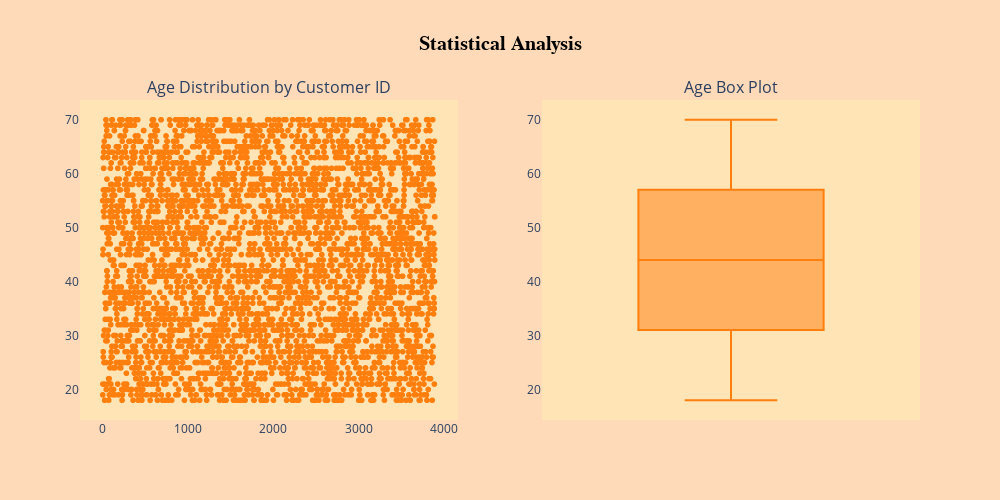
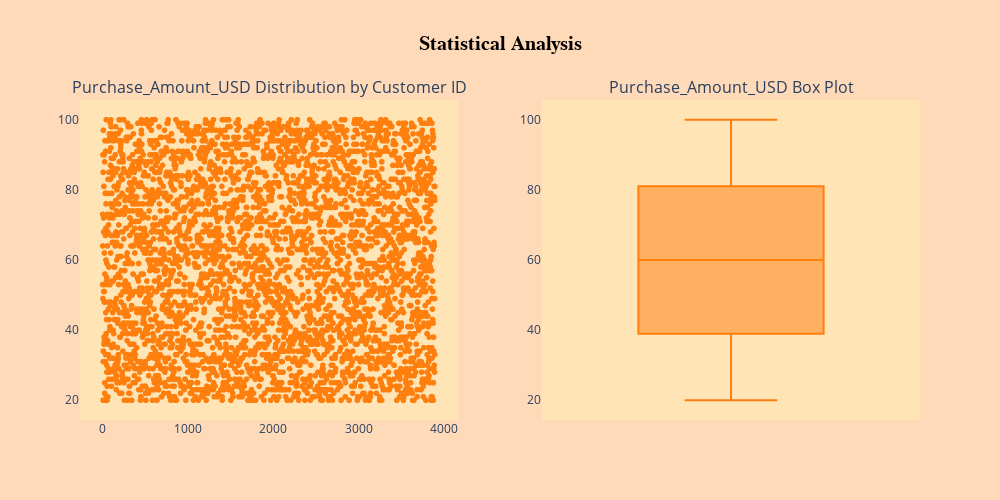
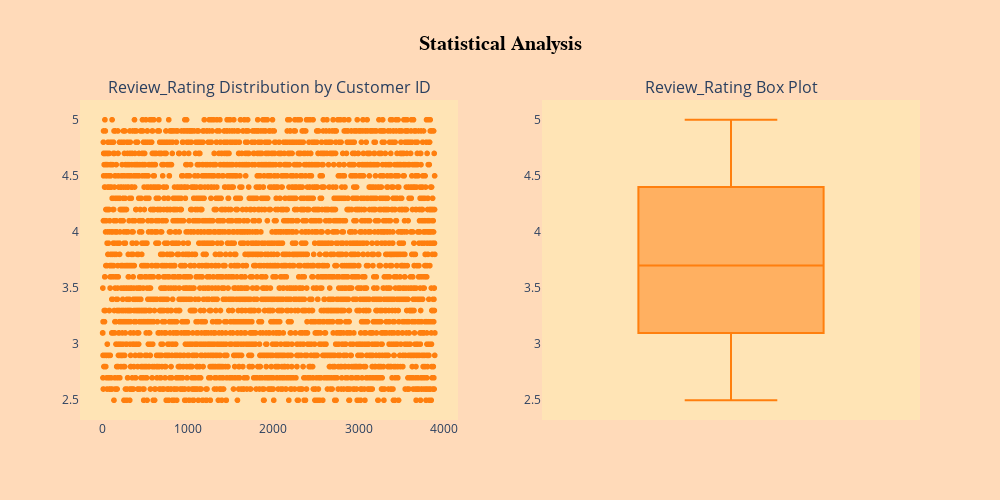
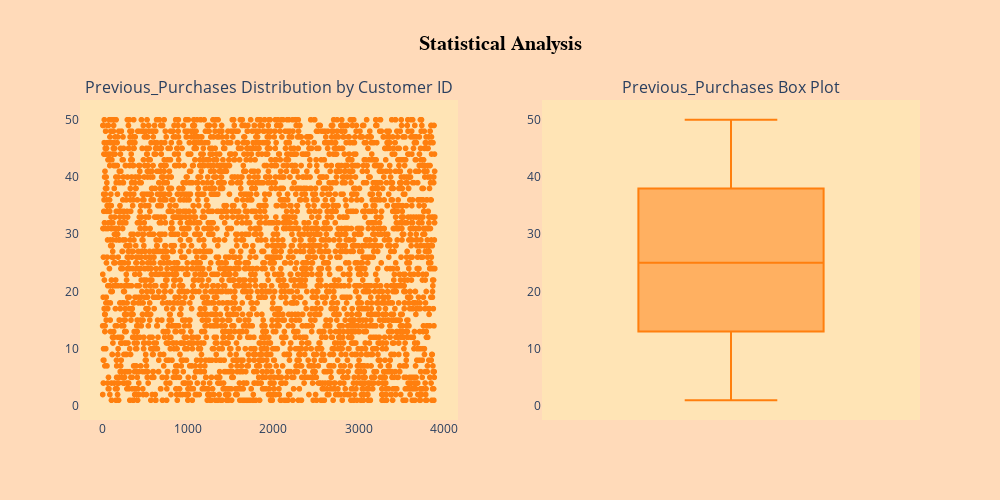

The code cell stored with these charts, in order, in its notebook:
### Code cell
num_feats = df.select_dtypes(include=['int', 'float']).columns

for feat in num_feats:
  if feat == 'Customer_ID':
    continue
  num_stat_analysis(feat, '#ff7f0e')

### Figure 1 — Plotly figure (JSON) as saved in the notebook; plotly's stock layout.template omitted (floating-point values rounded to 4 significant figures; data arrays with more than 128 entries replaced by an {"elided": "..."} marker saying what was removed)
{"data": [{"hovertemplate": "x=%{x}<br>y=%{y}<extra></extra>", "legendgroup": "", "marker": {"color": "#ff7f0e", "symbol": "circle"}, "mode": "markers", "name": "", "showlegend": false, "type": "scattergl", "x": {"elided": "3900 int values"}, "xaxis": "x", "y": {"elided": "3900 int values"}, "yaxis": "y"}, {"alignmentgroup": "True", "hovertemplate": "y=%{y}<extra></extra>", "legendgroup": "", "marker": {"color": "#ff7f0e"}, "name": "", "notched": false, "offsetgroup": "", "orientation": "v", "showlegend": false, "type": "box", "x0": " ", "xaxis": "x2", "y": {"elided": "3900 int values"}, "y0": " ", "yaxis": "y2"}], "layout": {"annotations": [{"font": {"size": 16}, "showarrow": false, "text": "Age Distribution by Customer ID", "x": 0.225, "xanchor": "center", "xref": "paper", "y": 1, "yanchor": "bottom", "yref": "paper"}, {"font": {"size": 16}, "showarrow": false, "text": "Age Box Plot", "x": 0.775, "xanchor": "center", "xref": "paper", "y": 1, "yanchor": "bottom", "yref": "paper"}], "height": 500, "paper_bgcolor": "peachpuff", "plot_bgcolor": "moccasin", "title": {"font": {"color": "black", "family": "Arial", "size": 20}, "text": "<b>Statistical Analysis</b>", "x": 0.5}, "width": 1000, "xaxis": {"anchor": "y", "domain": [0, 0.45], "showgrid": false, "showticklabels": true, "visible": true, "zeroline": false}, "xaxis2": {"anchor": "y2", "domain": [0.55, 1], "showgrid": false, "showticklabels": true, "visible": true, "zeroline": false}, "yaxis": {"anchor": "x", "domain": [0, 1], "showgrid": false, "showticklabels": true, "visible": true, "zeroline": false}, "yaxis2": {"anchor": "x2", "domain": [0, 1], "matches": "y", "showgrid": false, "showticklabels": true, "visible": true, "zeroline": false}}}

### Figure 2 — Plotly figure (JSON) as saved in the notebook; plotly's stock layout.template omitted (floating-point values rounded to 4 significant figures; data arrays with more than 128 entries replaced by an {"elided": "..."} marker saying what was removed)
{"data": [{"hovertemplate": "x=%{x}<br>y=%{y}<extra></extra>", "legendgroup": "", "marker": {"color": "#ff7f0e", "symbol": "circle"}, "mode": "markers", "name": "", "showlegend": false, "type": "scattergl", "x": {"elided": "3900 int values"}, "xaxis": "x", "y": {"elided": "3900 int values"}, "yaxis": "y"}, {"alignmentgroup": "True", "hovertemplate": "y=%{y}<extra></extra>", "legendgroup": "", "marker": {"color": "#ff7f0e"}, "name": "", "notched": false, "offsetgroup": "", "orientation": "v", "showlegend": false, "type": "box", "x0": " ", "xaxis": "x2", "y": {"elided": "3900 int values"}, "y0": " ", "yaxis": "y2"}], "layout": {"annotations": [{"font": {"size": 16}, "showarrow": false, "text": "Purchase_Amount_USD Distribution by Customer ID", "x": 0.225, "xanchor": "center", "xref": "paper", "y": 1, "yanchor": "bottom", "yref": "paper"}, {"font": {"size": 16}, "showarrow": false, "text": "Purchase_Amount_USD Box Plot", "x": 0.775, "xanchor": "center", "xref": "paper", "y": 1, "yanchor": "bottom", "yref": "paper"}], "height": 500, "paper_bgcolor": "peachpuff", "plot_bgcolor": "moccasin", "title": {"font": {"color": "black", "family": "Arial", "size": 20}, "text": "<b>Statistical Analysis</b>", "x": 0.5}, "width": 1000, "xaxis": {"anchor": "y", "domain": [0, 0.45], "showgrid": false, "showticklabels": true, "visible": true, "zeroline": false}, "xaxis2": {"anchor": "y2", "domain": [0.55, 1], "showgrid": false, "showticklabels": true, "visible": true, "zeroline": false}, "yaxis": {"anchor": "x", "domain": [0, 1], "showgrid": false, "showticklabels": true, "visible": true, "zeroline": false}, "yaxis2": {"anchor": "x2", "domain": [0, 1], "matches": "y", "showgrid": false, "showticklabels": true, "visible": true, "zeroline": false}}}

### Figure 3 — Plotly figure (JSON) as saved in the notebook; plotly's stock layout.template omitted (floating-point values rounded to 4 significant figures; data arrays with more than 128 entries replaced by an {"elided": "..."} marker saying what was removed)
{"data": [{"hovertemplate": "x=%{x}<br>y=%{y}<extra></extra>", "legendgroup": "", "marker": {"color": "#ff7f0e", "symbol": "circle"}, "mode": "markers", "name": "", "showlegend": false, "type": "scattergl", "x": {"elided": "3900 int values"}, "xaxis": "x", "y": {"elided": "3900 float values"}, "yaxis": "y"}, {"alignmentgroup": "True", "hovertemplate": "y=%{y}<extra></extra>", "legendgroup": "", "marker": {"color": "#ff7f0e"}, "name": "", "notched": false, "offsetgroup": "", "orientation": "v", "showlegend": false, "type": "box", "x0": " ", "xaxis": "x2", "y": {"elided": "3900 float values"}, "y0": " ", "yaxis": "y2"}], "layout": {"annotations": [{"font": {"size": 16}, "showarrow": false, "text": "Review_Rating Distribution by Customer ID", "x": 0.225, "xanchor": "center", "xref": "paper", "y": 1, "yanchor": "bottom", "yref": "paper"}, {"font": {"size": 16}, "showarrow": false, "text": "Review_Rating Box Plot", "x": 0.775, "xanchor": "center", "xref": "paper", "y": 1, "yanchor": "bottom", "yref": "paper"}], "height": 500, "paper_bgcolor": "peachpuff", "plot_bgcolor": "moccasin", "title": {"font": {"color": "black", "family": "Arial", "size": 20}, "text": "<b>Statistical Analysis</b>", "x": 0.5}, "width": 1000, "xaxis": {"anchor": "y", "domain": [0, 0.45], "showgrid": false, "showticklabels": true, "visible": true, "zeroline": false}, "xaxis2": {"anchor": "y2", "domain": [0.55, 1], "showgrid": false, "showticklabels": true, "visible": true, "zeroline": false}, "yaxis": {"anchor": "x", "domain": [0, 1], "showgrid": false, "showticklabels": true, "visible": true, "zeroline": false}, "yaxis2": {"anchor": "x2", "domain": [0, 1], "matches": "y", "showgrid": false, "showticklabels": true, "visible": true, "zeroline": false}}}

### Figure 4 — Plotly figure (JSON) as saved in the notebook; plotly's stock layout.template omitted (floating-point values rounded to 4 significant figures; data arrays with more than 128 entries replaced by an {"elided": "..."} marker saying what was removed)
{"data": [{"hovertemplate": "x=%{x}<br>y=%{y}<extra></extra>", "legendgroup": "", "marker": {"color": "#ff7f0e", "symbol": "circle"}, "mode": "markers", "name": "", "showlegend": false, "type": "scattergl", "x": {"elided": "3900 int values"}, "xaxis": "x", "y": {"elided": "3900 int values"}, "yaxis": "y"}, {"alignmentgroup": "True", "hovertemplate": "y=%{y}<extra></extra>", "legendgroup": "", "marker": {"color": "#ff7f0e"}, "name": "", "notched": false, "offsetgroup": "", "orientation": "v", "showlegend": false, "type": "box", "x0": " ", "xaxis": "x2", "y": {"elided": "3900 int values"}, "y0": " ", "yaxis": "y2"}], "layout": {"annotations": [{"font": {"size": 16}, "showarrow": false, "text": "Previous_Purchases Distribution by Customer ID", "x": 0.225, "xanchor": "center", "xref": "paper", "y": 1, "yanchor": "bottom", "yref": "paper"}, {"font": {"size": 16}, "showarrow": false, "text": "Previous_Purchases Box Plot", "x": 0.775, "xanchor": "center", "xref": "paper", "y": 1, "yanchor": "bottom", "yref": "paper"}], "height": 500, "paper_bgcolor": "peachpuff", "plot_bgcolor": "moccasin", "title": {"font": {"color": "black", "family": "Arial", "size": 20}, "text": "<b>Statistical Analysis</b>", "x": 0.5}, "width": 1000, "xaxis": {"anchor": "y", "domain": [0, 0.45], "showgrid": false, "showticklabels": true, "visible": true, "zeroline": false}, "xaxis2": {"anchor": "y2", "domain": [0.55, 1], "showgrid": false, "showticklabels": true, "visible": true, "zeroline": false}, "yaxis": {"anchor": "x", "domain": [0, 1], "showgrid": false, "showticklabels": true, "visible": true, "zeroline": false}, "yaxis2": {"anchor": "x2", "domain": [0, 1], "matches": "y", "showgrid": false, "showticklabels": true, "visible": true, "zeroline": false}}}
